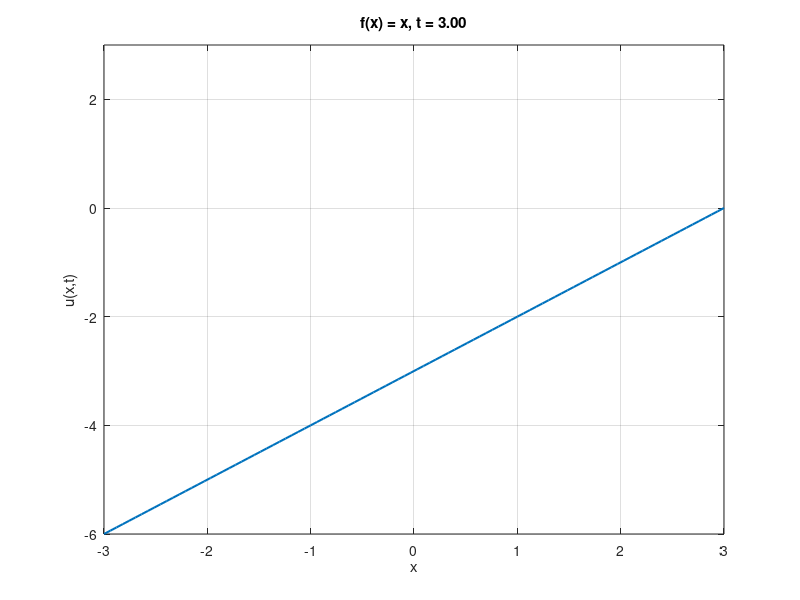

Recreate this plot in MATLAB. (Note: this script raises an error after producing the figure.)
clear;
clc;
close all;

functions = [
    struct("name", "f(x) = x", "function", @(x) x),
    struct("name", "f(x) = exp(-x^2/2)", "function", @(x) exp(-x.^2 / 2))
    struct("name", "f(x) = sin(x)", "function", @(x) sin(x))
];

c = 1;
x = linspace(-3, 3);
t = linspace(0, 3);

for i = 1:length(functions)
    f = functions(i);

    X = x(:).';
    T = t(:);
    U = f.function(X - c * T);

    figure("Name", f.name);
    h = plot(x, U(1, :), 'LineWidth', 1.5);
    grid on;
    xlabel('x');
    ylabel('u(x,t)');
    axis([x(1) x(end) min(U(:)) max(U(:))]);

    for k = 1:length(t)
        set(h, 'YData', U(k, :));
        title(sprintf('%s, t = %.2f', f.name, t(k)));
        drawnow;
    end

    draw_surface(f.name, X, T, U)

end

function draw_surface(f_name, X, T, U)
    [Xgrid, Tgrid] = meshgrid(X, T);
    figure('Name', f_name + " surface");
    surf(Xgrid, Tgrid, U, 'EdgeColor', 'none');
    xlabel('x');
    ylabel('t');
    zlabel('u(x,t)');
    title(f_name + " surface");
    view(45, 30);
    colorbar;
end
